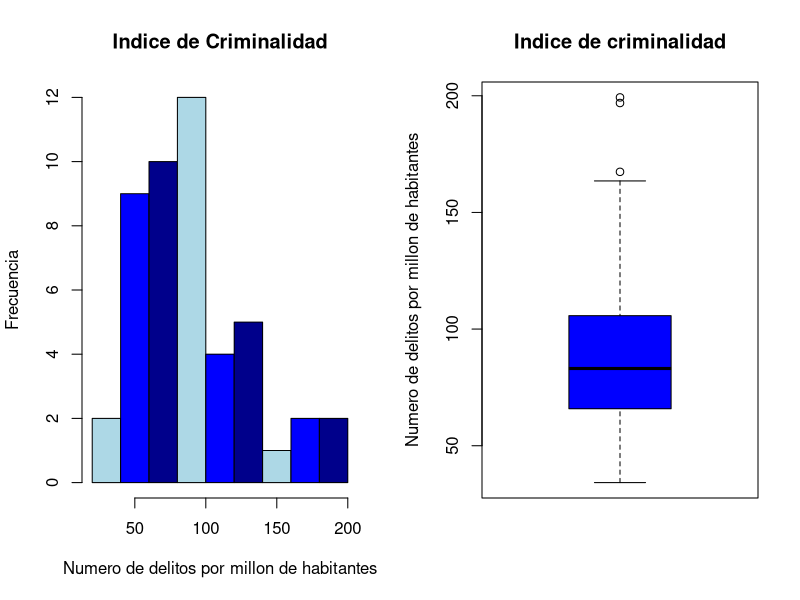
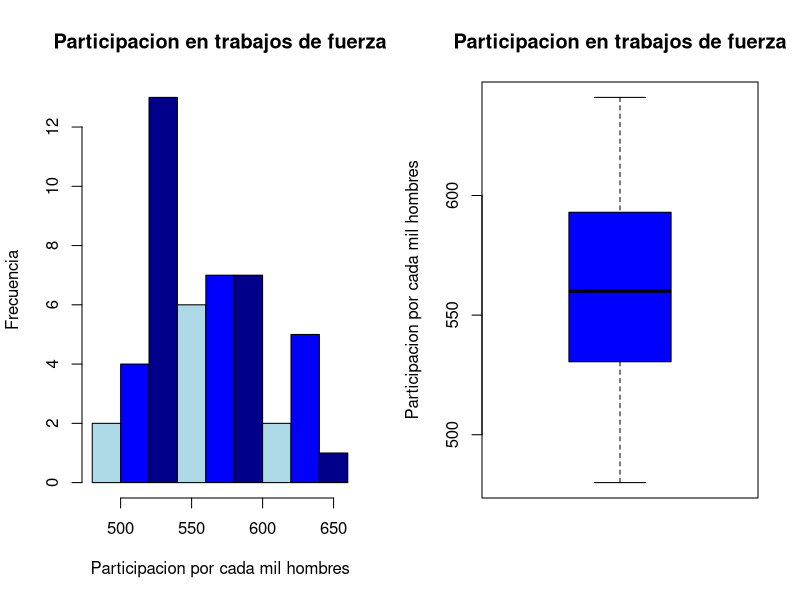
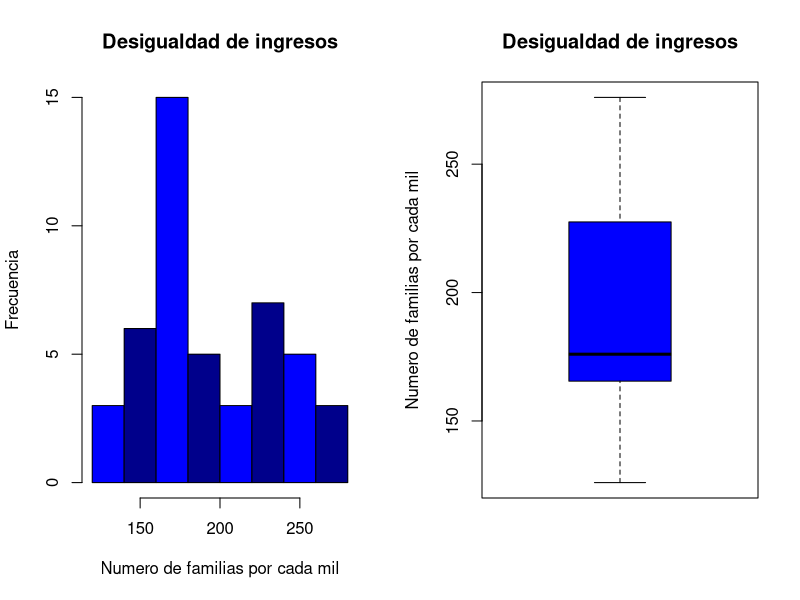
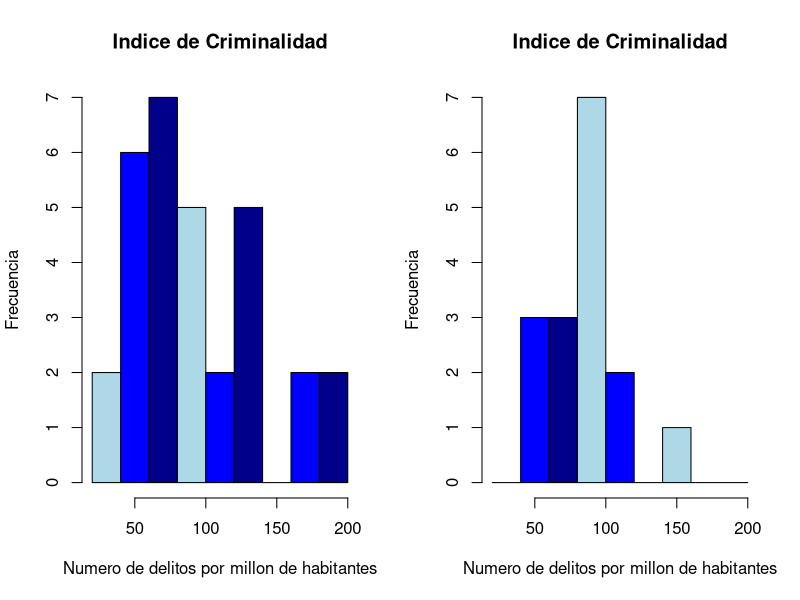
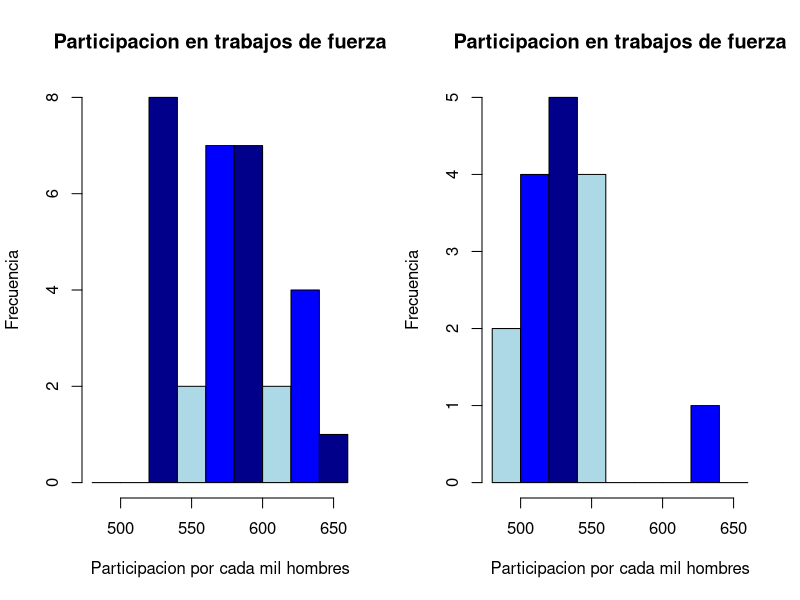
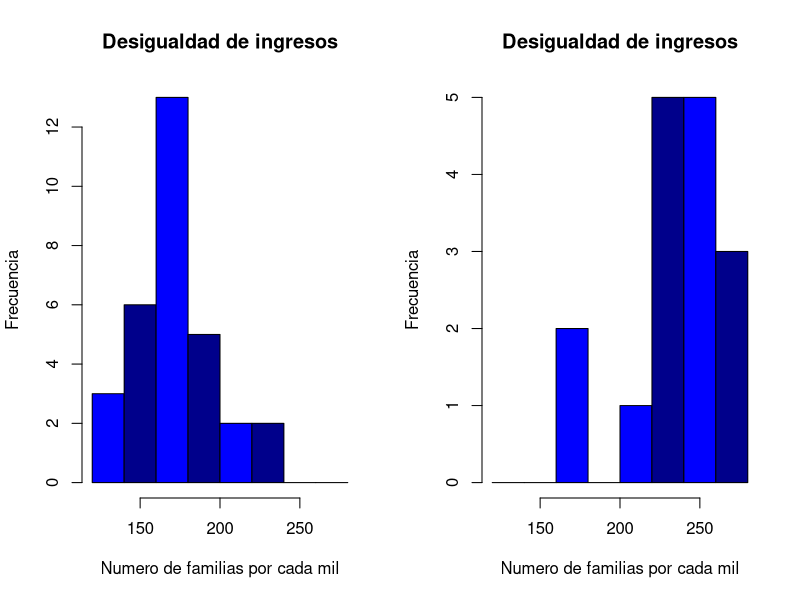
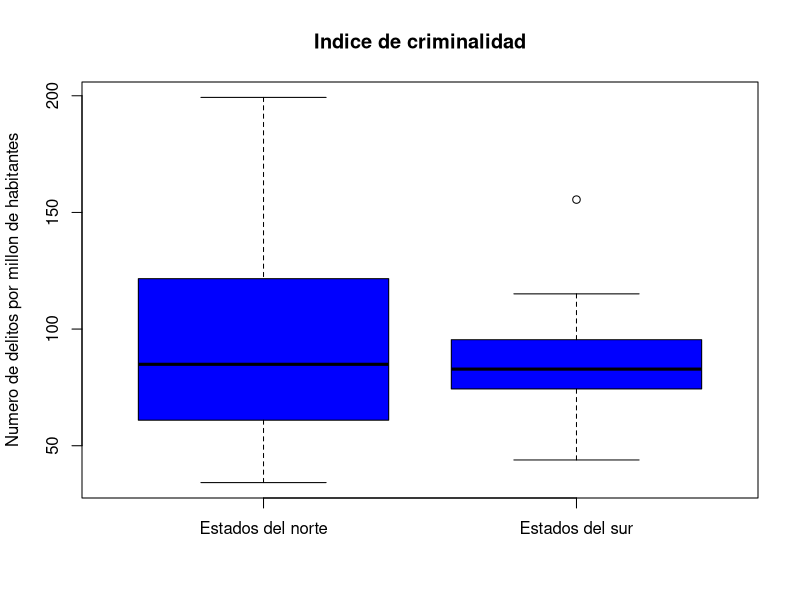
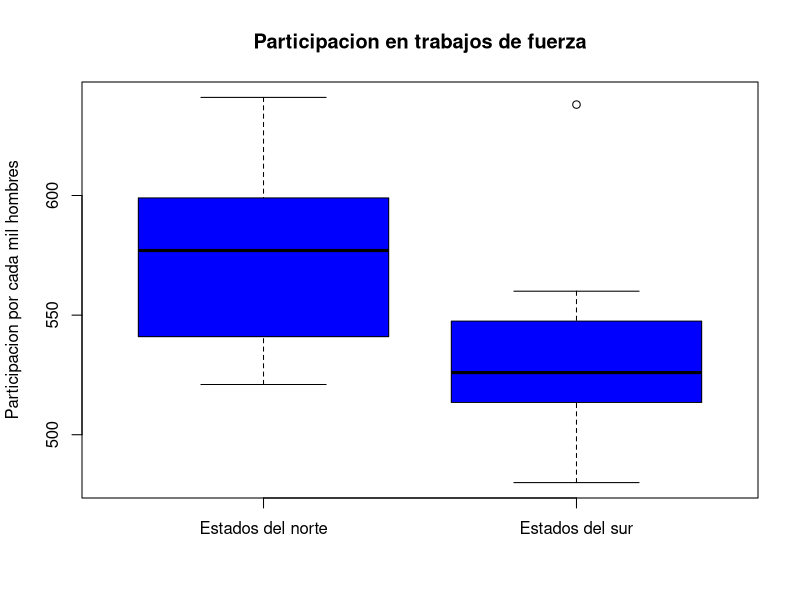

R code for these plots, in order:
# Laboratorio 1
# Estadistica Para Ingenieros
# Francisco Sucre 10-10717
# José Cipagauta 05-38040

#Primero, se necesitan los datos, attach para facil acceso despues.
data = read.table("IndiceCrim.dat", header = T)
attach(data)

#1

#R = Indice de criminalidad, numero de delitos conocidos por la policia por cada millon de habitantes.
summary(R) #Del summary obtenenos min, max, cuartiles, mediana, media
var(R) #Varianza
sd(R) #Desviacion estandar
range(R) #Rango
IQR(R) #Rango intercuartil

#LF = Proporcion en participacion en trabajos de fuerza por cada mil hombres con edad 14-24.
summary(LF)
var(LF)
sd(LF)
range(LF)
IQR(LF)

#X = Desigualdad en ingresos, el numero de familias por mil que ganan por debajo de la mitad de la mediana de ingresos.
summary(X)
var(X)
sd(X)
range(X)
IQR(X)

#2

#Mostrando dos graficos, histograma y boxplot de cada variable
#Considerando mostrar los datos etiquetados y coloreados para facil lectura
par(mfrow = c(1,2))
hist(R, main = "Indice de Criminalidad", xlab = "Numero de delitos por millon de habitantes", ylab = "Frecuencia", col = c("lightblue","blue","darkblue"))
boxplot(R, main = "Indice de criminalidad", ylab = "Numero de delitos por millon de habitantes", col = c("blue"))

hist(LF, main = "Participacion en trabajos de fuerza", xlab = "Participacion por cada mil hombres", ylab = "Frecuencia", col = c("lightblue","blue","darkblue"))
boxplot(LF, main = "Participacion en trabajos de fuerza", ylab = "Participacion por cada mil hombres", col = c("blue"))

hist(X, main = "Desigualdad de ingresos", xlab = "Numero de familias por cada mil", ylab = "Frecuencia", col = c("blue","darkblue"))
boxplot(X, main = "Desigualdad de ingresos", ylab = "Numero de familias por cada mil", col = c("blue"))

#3

#Mostrando ambos graficos lado a lado para facil comparacion
#Creando los breakpoints para el histograma, se necesitan los mismos para poder ser comparables
breakpoints <- c(20,40,60,80,100,120,140,160,180,200)
hist(R[S==0], breaks = breakpoints, main = "Indice de Criminalidad", xlab = "Numero de delitos por millon de habitantes", ylab = "Frecuencia", col = c("lightblue","blue","darkblue"))
hist(R[S==1], breaks = breakpoints, main = "Indice de Criminalidad", xlab = "Numero de delitos por millon de habitantes", ylab = "Frecuencia", col = c("lightblue","blue","darkblue"))

#Nuevos breakpoints para nuevos datos
breakpoints <- c(480,500,520,540,560,580,600,620,640,660)
hist(LF[S==0], breaks = breakpoints, main = "Participacion en trabajos de fuerza", xlab = "Participacion por cada mil hombres", ylab = "Frecuencia", col = c("lightblue","blue","darkblue"))
hist(LF[S==1], breaks = breakpoints, main = "Participacion en trabajos de fuerza", xlab = "Participacion por cada mil hombres", ylab = "Frecuencia", col = c("lightblue","blue","darkblue"))

#De nuevo, nuevos datos, nuevos breakpoints
breakpoints <- c(120,140,160,180,200,220,240,260,280)
hist(X[S==0], breaks = breakpoints, main = "Desigualdad de ingresos", xlab = "Numero de familias por cada mil", ylab = "Frecuencia", col = c("blue","darkblue"))
hist(X[S==1], breaks = breakpoints, main = "Desigualdad de ingresos", xlab = "Numero de familias por cada mil", ylab = "Frecuencia", col = c("blue","darkblue"))

#Ahora mostrando los boxplots en una misma grafica para facil comparacion
par(mfrow = c(1,1))
boxplot(R[S==0], R[S==1], main = "Indice de criminalidad", ylab = "Numero de delitos por millon de habitantes", names = c("Estados del norte", "Estados del sur"), col = c("blue"))
boxplot(LF[S==0], LF[S==1], main = "Participacion en trabajos de fuerza", ylab = "Participacion por cada mil hombres", names = c("Estados del norte", "Estados del sur"), col = c("blue"))
boxplot(X[S==0], X[S==1], main = "Desigualdad de ingresos", ylab = "Numero de familias por cada mil", names = c("Estados del norte", "Estados del sur"), col = c("blue"))
